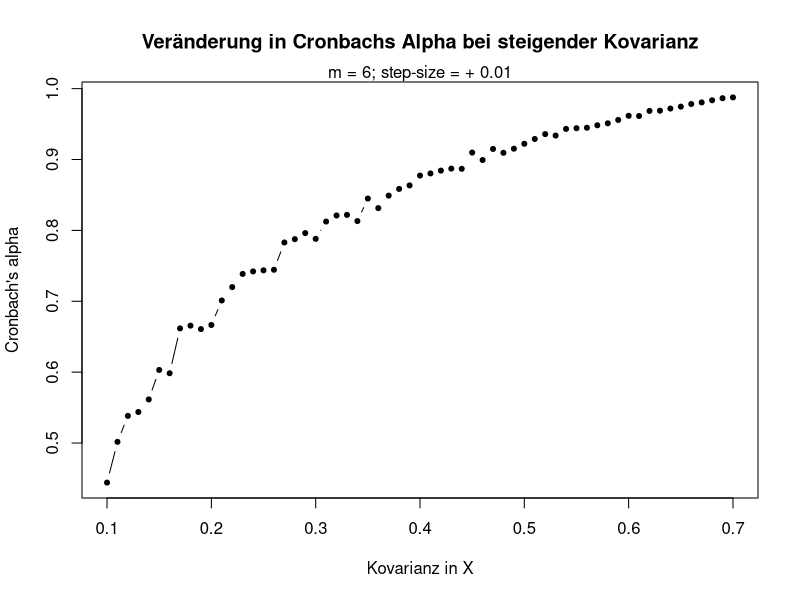
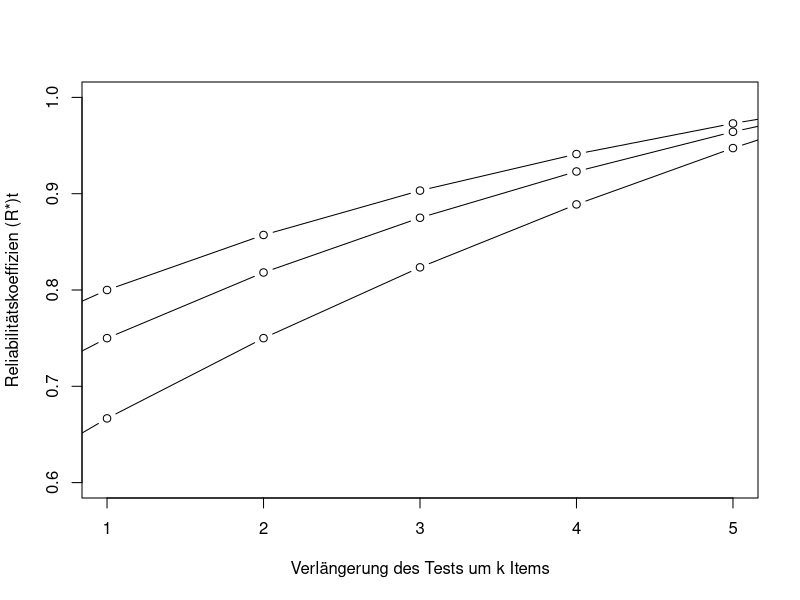
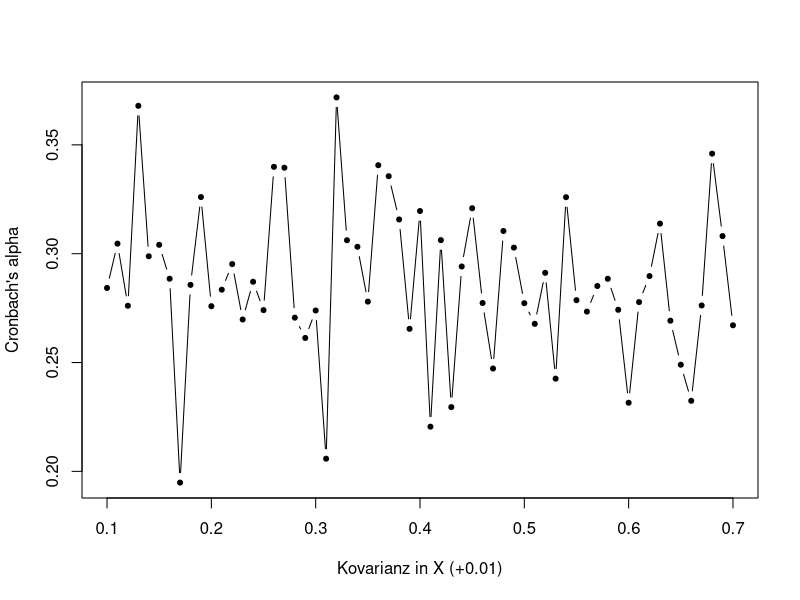

The R script that drew these images, in order:
## ---- chunk 1
knitr::opts_chunk$set(echo = TRUE)
## ---- chunk 2
set.seed(123)
## ---- chunk 3
# Tau-parallel
M <- 8
mu <- c(5,4,3,4,5,3,5,4) 
# Kovarianzmatrix
Sigma <- matrix(  
  c(.8, .5, .5, .5, .5, .5, .5, .5,
    .5, .8, .5, .5, .5, .5, .5, .5,
    .5, .5, .8, .5, .5, .5, .5, .5,
    .5, .5, .5, .8, .5, .5, .5, .5,
    .5, .5, .5, .5, .8, .5, .5, .5,
    .5, .5, .5, .5, .5, .8, .5, .5,
    .5, .5, .5, .5, .5, .5, .8, .5,
    .5, .5, .5, .5, .5, .5, .5, .8),
  M,M)
N <- 1e3
# Multivariate Half-Normal Distribution
X <- data.frame(abs(MASS::mvrnorm(N, mu, Sigma)))
## ---- chunk 4
set.seed(123)
even <- seq(1,8, by=2)
uneven <- seq(2,8, by=2)
rsx_even <- rowSums(X[,even])
rsx_uneven <- rowSums(X[,uneven])
# Halbtestreliabilität
(Rel_halb <- cor(rsx_even, rsx_uneven))
## ---- chunk 5
Rel_SBK <- function(X_p, X_q) {
  rs_p <- rowSums(X_p)
  rs_q <- rowSums(X_q) 
  r <- cor(rs_p, rs_q) 
  2 * r / (1+r)
}
## ---- chunk 6
set.seed(123)
N <- 1e3
X <- data.frame(MASS::mvrnorm(N, mu, Sigma))
even <- seq(1,8, by=2)
uneven <- seq(2,8, by=2)
X_p <- X[, even]
X_q <- X[, uneven]
Rel_SBK(X_p, X_q)
## ---- chunk 7
set.seed(123)
## ---- chunk 8
N <- 1e3
X <- data.frame(MASS::mvrnorm(N, mu, Sigma))
m <- length(X) ; seq <- seq(m)
rseq <- sample(seq, m, replace=FALSE)
X_p <- X[,rseq[1:4]]
X_q <- X[,rseq[5:8]]
rsx_p <- rowSums(X_p)
rsx_q <- rowSums(X_q)
(Rel_halb <- cor(rsx_p, rsx_q))
## ---- chunk 9
Rel_SBK(X_p, X_q)
## ---- chunk 10
set.seed(123)
## ---- chunk 11
# Essenziell Tau-Äquivalent
M <- 8
mu <- c(5,4,3,4,5,3,5,4) 
# Kovarianzmatrix
Sigma <- matrix(  
  c(1.8, .5, .5, .5, .5, .5, .5, .5,
    .5, 1.7, .5, .5, .5, .5, .5, .5,
    .5, .5, 1.8, .5, .5, .5, .5, .5,
    .5, .5, .5, 1.6, .5, .5, .5, .5,
    .5, .5, .5, .5, 1.6, .5, .5, .5,
    .5, .5, .5, .5, .5, 1.7, .5, .5,
    .5, .5, .5, .5, .5, .5, 1.8, .5,
    .5, .5, .5, .5, .5, .5, .5, 1.8),
  M,M)
N <- 1e3
# Multivariate Half-Normal Distribution
X <- data.frame(abs(MASS::mvrnorm(N, mu, Sigma)))
## ---- chunk 12
VCOV <- cov(X)
V_items <- diag(VCOV)
V_X <- sum(VCOV)  
list("Gesamtvarianz" = round(V_X, 2), 
     "Itemvarianz" = round(V_items,2))
## ---- chunk 13
alpha <- function(X) {
  VCOV <- cov(X) ; m <- length(X) 
  V_x <- sum(VCOV) ; V_xi <- sum(diag(VCOV)) 
  m/(m-1) * (1-(V_xi/V_x))
}
## ---- chunk 14
set.seed(123)
N <- 1e3
X <- data.frame(MASS::mvrnorm(N, mu, Sigma))
alpha(X)
## ---- chunk 15
set.seed(123)
## ---- chunk 16
N <- 1e2
X <- data.frame(MASS::mvrnorm(N, mu, Sigma))
VCOV <- cov(X)
V_items <- diag(VCOV)
V_X <- sum(VCOV)  
list("Gesamtvarianz" = round(V_X, 2), 
     "Itemvarianz" = round(V_items,2))
## ---- chunk 17
alpha(X)
## ---- chunk 18
# Essenziell Tau-Äquivalent
M <- 6
mu <- c(5,4,3,4,5,3)
# Kovarianzmatrix
Sigma <- matrix(  
  c(.8, .1, .1, .1, .1, .1, 
    .1, .7, .1, .1, .1, .1, 
    .1, .1, .8, .1, .1, .1, 
    .1, .1, .1, .7, .1, .1, 
    .1, .1, .1, .1, .8, .1, 
    .1, .1, .1, .1, .1, .7),
  M,M)
N <- 1e3
# Multivariate Half-Normal Distribution
X <- data.frame(abs(MASS::mvrnorm(N, mu, Sigma)))
## ---- chunk 19
sigmas <- seq(0.1, 0.7, by=0.01)
sim_alpha <- function(sigma){
  M <- 6
  mu <- c(5,4,3,4,5,3)
  Sigma <- matrix(rep(sigma, M^2), M)
  diag(Sigma) <- rep(c(.8,.7), 3)
  N <- 1e3
  X <- data.frame(abs(MASS::mvrnorm(N, mu, Sigma)))
  alpha(X)
}
alphas <- lapply(sigmas, sim_alpha)
plot(sigmas, alphas, xlab="Kovarianz in X", ylab = "Cronbach's alpha", 
     type="b", pch=20, main = "Veränderung in Cronbachs Alpha bei steigender Kovarianz")
mtext("m = 6; step-size = + 0.01")
## ---- chunk 20
set.seed(123)
## ---- chunk 21
# Essenziell Tau-Äquivalent
M <- 6
mu <- c(5,4,3,4,5,3)
# Kovarianzmatrix
Sigma <- matrix(  
  c(.8, .4, .4, .4, .4, .4, 
    .4, .7, .4, .4, .4, .4, 
    .4, .4, .8, .4, .4, .4, 
    .4, .4, .4, .7, .4, .4, 
    .4, .4, .4, .4, .8, .4, 
    .4, .4, .4, .4, .4, .7),
  M,M)
N <- 1e3
# Multivariate Half-Normal Distribution
X <- data.frame(abs(MASS::mvrnorm(N, mu, Sigma)))
## ---- chunk 22
alpha(X)
## ---- chunk 23
calc_k <- function(Rel_ast, Rel) {
 (Rel_ast * (1-Rel)) / (Rel * (1 -Rel_ast))
}
Rel_ast <- 0.99
Rel <- 0.87
calc_k(Rel_ast, Rel)
## ---- chunk 24
calc_Rel_ast <- function(k, Rel) {
  (k * Rel) / (1 + (k-1) * Rel)
}

(Rels <- seq(0.4, 1, by=.1))
(Rel_asts <- lapply(Rels, calc_Rel_ast, k=2))
plot(c(1,5), c(0.6,1), type = "n",
     xlab="Verlängerung des Tests um k Items",
     ylab="Reliabilitätskoeffizien (R*)t")
points(0:6, lapply(Rels, calc_Rel_ast, k=2), type="b")
points(0:6, lapply(Rels, calc_Rel_ast, k=3), type="b")
points(0:6, lapply(Rels, calc_Rel_ast, k=4), type="b")

## ---- chunk 25
sigmas_sq <- seq(0.1, 0.7, by=0.01)

sim_alpha <- function(sigma){
  M <- 6
  mu <- c(5,4,3,4,5,3)
  Sigma <- matrix(rep(0.1, M^2), M)
  diag(Sigma) <- rep(1.5, M)
  N <- 1e3
  X <- data.frame(abs(MASS::mvrnorm(N, mu, Sigma)))
  alpha(X)
}
alphas <- lapply(sigmas, sim_alpha)
plot(sigmas, alphas, xlab="Kovarianz in X (+0.01)", ylab = "Cronbach's alpha", 
     type="b", pch=20)
## ---- chunk 26
if(!requireNamespace("MASS", quietly = TRUE)) {
  msg <- "'MASS' is not installed, want to install it? Type 'yes' or 'no'."
  answer <- readline(prompt = message(msg))
  no_msg <- "Did not install the package `MASS`."
  switch(answer,
         yes = install.packages("MASS"),
         no = stop(no_msg, call. = FALSE),
         stop("Please answer 'yes' or 'no'." ))
} else {
 message("`MASS is already installed!") ; Sys.sleep(1)
 message("Time to rock!\n(*weird guitar sound*)")
}
## ---- chunk 27
M <- 4
mu <- rep(5,M)
# Covariance Matrix
Sigma <- matrix(
  c(.8, .5, .5, .5,
    .5, .8, .5, .5,
    .5, .5, .8, .5,
    .5, .5, .5, .8),
  M,M)
N <- 1e5
X <- data.frame(MASS::mvrnorm(N, mu, Sigma))

# Spaltenmittelwerte (gerundet)
round(colMeans(X), digits = 1)
# Kovarianzmatrix
round(cov(X), digits = 1)
## ---- chunk 28
M <- 4
mu <- c(5,4,3,4)
# Kovarianzmatrix
Sigma <- matrix(
  c(.8, .5, .5, .5,
    .5, .8, .5, .5,
    .5, .5, .8, .5,
    .5, .5, .5, .8),
  M,M)
N <- 1e5
X <- data.frame(MASS::mvrnorm(N, mu, Sigma))

# Spaltenmittelwerte (gerundet)
round(colMeans(X), digits = 1)
# Kovarianzmatrix
round(cov(X), digits = 1)
## ---- chunk 29
M <- 4
mu <- rep(5,M)
# Kovarianzmatrix
Sigma <- matrix(
  c(.7, .5, .5, .5,
    .5, .8, .5, .5,
    .5, .5, .7, .5,
    .5, .5, .5, .6),
  M,M)
N <- 1e5
X <- data.frame(MASS::mvrnorm(N, mu, Sigma))

# Spaltenmittelwerte (gerundet)
round(colMeans(X), digits = 1)
# Kovarianzmatrix
round(cov(X), digits = 1)
## ---- chunk 30
M <- 4
mu <- c(5,4,3,4)
# Kovarianzmatrix
Sigma <- matrix(
  c(.7, .5, .5, .5,
    .5, .8, .5, .5,
    .5, .5, .7, .5,
    .5, .5, .5, .6),
  M,M)
N <- 1e5
X <- data.frame(MASS::mvrnorm(N, mu, Sigma))

# Spaltenmittelwerte (gerundet)
round(colMeans(X), digits = 1)
# Kovarianzmatrix
round(cov(X), digits = 1)
## ---- chunk 31
M <- 4
mu <- c(5,4,3,4)
# Kovarianzmatrix
Sigma <- matrix(
  c(.7, .5, .6, .7,
    .5, .8, .5, .6,
    .6, .5, .7, .5,
    .7, .6, .5, .8),
  M,M)
N <- 1e5
X <- data.frame(MASS::mvrnorm(N, mu, Sigma))

# Spaltenmittelwerte (gerundet)
round(colMeans(X), digits = 1)
# Kovarianzmatrix
round(cov(X), digits = 1)
